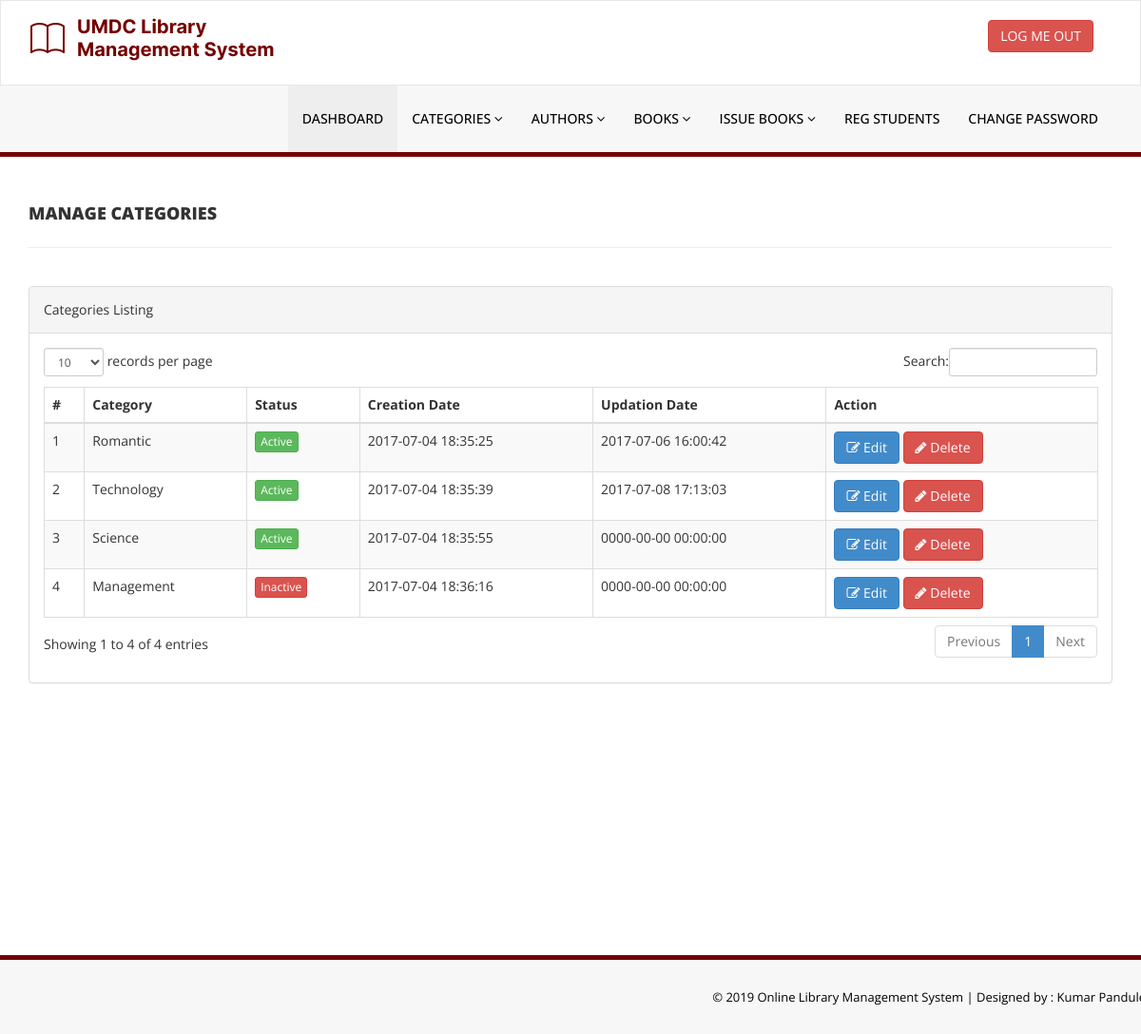
The page /library/admin/manage-categories.php (signed in) on the database as committed earlier.
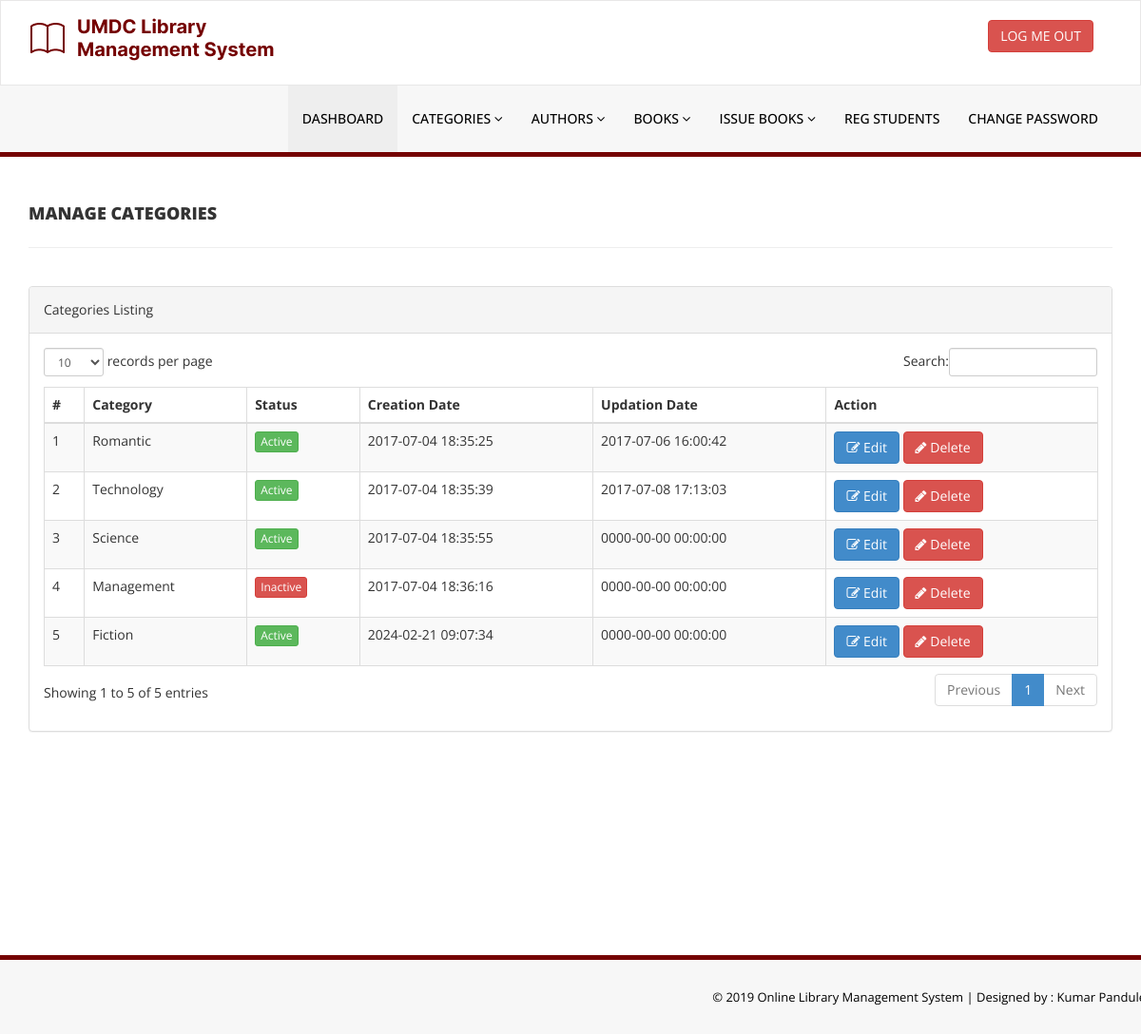
The same page on the database as committed later.
### tables this page shows
CREATE TABLE `tblcategory` (
  `id` int(11) NOT NULL,
  `CategoryName` varchar(150) DEFAULT NULL,
  `Status` int(1) DEFAULT NULL,
  `CreationDate` timestamp NULL DEFAULT current_timestamp(),
  `UpdationDate` timestamp NULL DEFAULT '0000-00-00 00:00:00' ON UPDATE current_timestamp()
);

### library/admin/manage-categories.php (the view, shortened to what this page needs)
<?php
include('includes/config.php');
if(strlen($_SESSION['alogin'])==0)
    {
header('location:index.php');
}
else{
    ?>
<!DOCTYPE html>
<html xmlns="http://www.w3.org/1999/xhtml">
<head>
    <link href="assets/css/bootstrap.css" rel="stylesheet" />
    <link href="assets/css/font-awesome.css" rel="stylesheet" />
    <link href="assets/js/dataTables/dataTables.bootstrap.css" rel="stylesheet" />
    <link href="assets/css/style.css" rel="stylesheet" />
</head>
<body>
<?php include('includes/header.php');?>
    <div class="content-wrapper">
         <div class="container">
        <div class="row pad-botm">
            <div class="col-md-12">
                <h4 class="header-line">Manage Categories</h4>
    </div>
     <div class="row">
</div>
        </div>
            <div class="row">
                <div class="col-md-12">
                    <div class="panel panel-default">
                        <div class="panel-heading">
                           Categories Listing
                        </div>
                        <div class="panel-body">
                            <div class="table-responsive">
                                <table class="table table-striped table-bordered table-hover" id="dataTables-example">
                                    <thead>
                                        <tr>
                                            <th>#</th>
                                            <th>Category</th>
                                            <th>Status</th>
                                            <th>Creation Date</th>
                                            <th>Updation Date</th>
                                            <th>Action</th>
                                        </tr>
                                    </thead>
                                    <tbody>
<?php $sql = "SELECT * from  tblcategory";
$query = $dbh -> prepare($sql);
$query->execute();
$results=$query->fetchAll(PDO::FETCH_OBJ);
$cnt=1;
if($query->rowCount() > 0)
{
foreach($results as $result)
{               ?>
                                        <tr class="odd gradeX">
                                            <td class="center"><?php echo htmlentities($cnt);?></td>
                                            <td class="center"><?php echo htmlentities($result->CategoryName);?></td>
                                            <td class="center"><?php if($result->Status==1) {?>
                                            <a href="#" class="btn btn-success btn-xs">Active</a>
                                            <?php } else {?>
                                            <a href="#" class="btn btn-danger btn-xs">Inactive</a>
                                            <?php } ?></td>
                                            <td class="center"><?php echo htmlentities($result->CreationDate);?></td>
                                            <td class="center"><?php echo htmlentities($result->UpdationDate);?></td>
                                            <td class="center">
                                            <a href="edit-category.php?catid=<?php echo htmlentities($result->id);?>"><button class="btn btn-primary"><i class="fa fa-edit "></i> Edit</button>
                                          <a href="manage-categories.php?del=<?php echo htmlentities($result->id);?>" onclick="return confirm('Are you sure you want to delete?');"" >  <button class="btn btn-danger"><i class="fa fa-pencil"></i> Delete</button>
                                            </td>
                                        </tr>
 <?php $cnt=$cnt+1;}} ?>
                                    </tbody>
                                </table>
                            </div>
                        </div>
                    </div>
                </div>
            </div>
    </div>
    </div>
  <?php include('includes/footer.php');?>
</body>
</html>
<?php } ?>

Rows that differ between the two databases and show on the page:
added tblcategory: CategoryName "Fiction", Status "Active", CreationDate "2024-02-21 09:07:34", UpdationDate "0000-00-00 00:00:00"
Other text that changed with them:
text written by a page script: "records per page Search: Showing 1 to 4 of 4 entries Previous 1 Next" → "records per page Search: Showing 1 to 5 of 5 entries Previous 1 Next"
